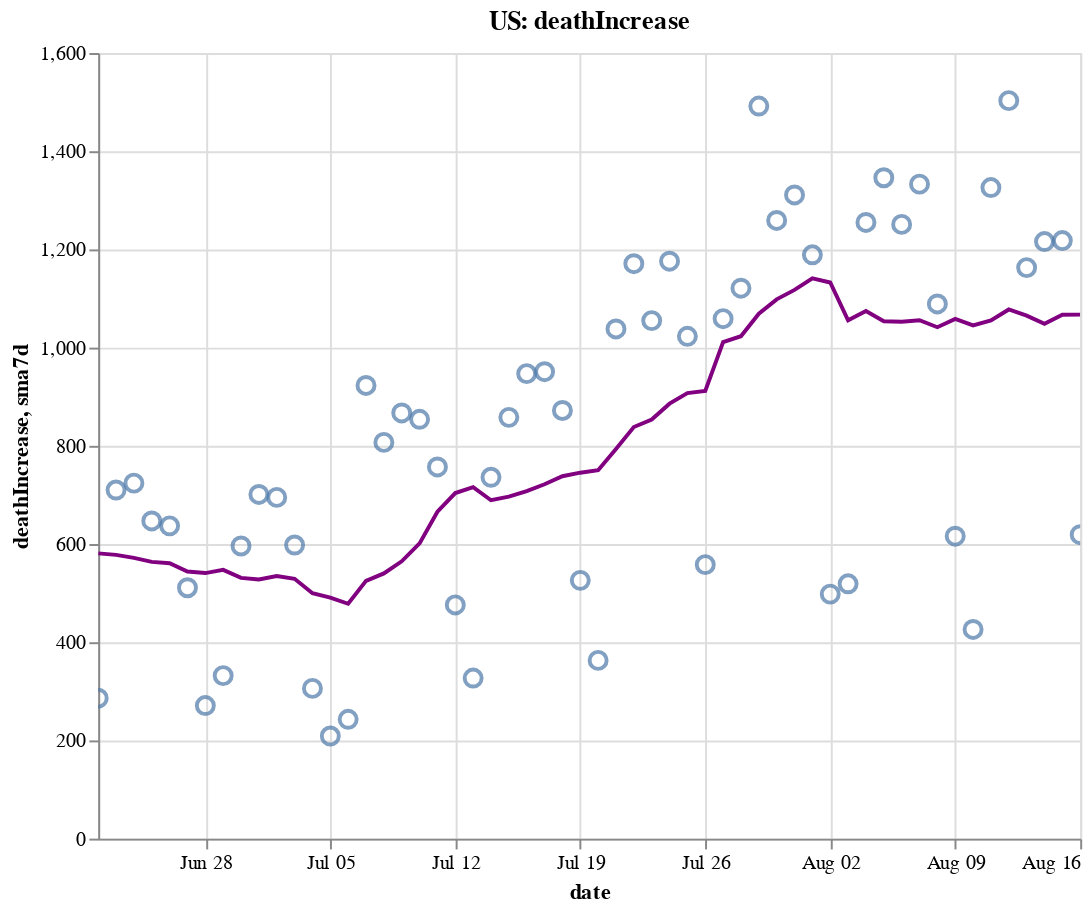

Notebook source saved alongside this figure:
### Code cell
create_plot(us, 'deathIncrease')

### Figure 1 — Vega-Lite specification as saved in the notebook (floating-point values rounded to 4 significant figures)
{"config": {"view": {"continuousWidth": 400, "continuousHeight": 300}}, "layer": [{"layer": [{"mark": {"type": "point", "size": 75}, "encoding": {"tooltip": [{"type": "temporal", "field": "date"}, {"type": "quantitative", "field": "deathIncrease"}, {"type": "quantitative", "field": "sma7d"}], "x": {"type": "temporal", "field": "date"}, "y": {"type": "quantitative", "field": "deathIncrease"}}, "selection": {"selector006": {"type": "interval", "bind": "scales", "encodings": ["x", "y"]}}}, {"mark": {"type": "line", "color": "purple"}, "encoding": {"x": {"type": "temporal", "field": "date"}, "y": {"type": "quantitative", "field": "sma7d"}}}]}, {"mark": {"type": "rule", "color": "#aaa"}, "encoding": {"x": {"type": "temporal", "field": "date"}}, "transform": [{"filter": {"selection": "selector005"}}]}, {"mark": "circle", "encoding": {"opacity": {"condition": {"value": 1, "selection": "selector005"}, "value": 0}, "tooltip": [{"type": "temporal", "field": "date"}, {"type": "quantitative", "field": "deathIncrease"}, {"type": "quantitative", "field": "sma7d"}], "x": {"type": "temporal", "field": "date"}, "y": {"type": "quantitative", "field": "deathIncrease"}}, "selection": {"selector005": {"type": "single", "encodings": ["x"], "on": "mouseover", "nearest": true, "empty": "none"}}}, {"mark": {"type": "text", "align": "left", "dx": 5, "dy": -5, "stroke": "white", "strokeWidth": 2}, "encoding": {"text": {"type": "quantitative", "field": "deathIncrease"}, "tooltip": [{"type": "temporal", "field": "date"}, {"type": "quantitative", "field": "deathIncrease"}, {"type": "quantitative", "field": "sma7d"}], "x": {"type": "temporal", "field": "date"}, "y": {"type": "quantitative", "field": "deathIncrease"}}, "transform": [{"filter": {"selection": "selector005"}}]}, {"mark": {"type": "text", "align": "left", "dx": 5, "dy": -5}, "encoding": {"text": {"type": "quantitative", "field": "deathIncrease"}, "tooltip": [{"type": "temporal", "field": "date"}, {"type": "quantitative", "field": "deathIncrease"}, {"type": "quantitative", "field": "sma7d"}], "x": {"type": "temporal", "field": "date"}, "y": {"type": "quantitative", "field": "deathIncrease"}}, "transform": [{"filter": {"selection": "selector005"}}]}], "data": {"name": "data-f1ed360db2a1f218781d7345769971b9"}, "height": 400, "title": "US: deathIncrease", "width": 500, "$schema": "https://vega.github.io/schema/vega-lite/v4.8.1.json", "datasets": {"data-f1ed360db2a1f218781d7345769971b9": [{"date": "2020-06-22T00:00:00", "totalTestResultsIncrease": 467900.0, "positiveIncrease": 27020.0, "death": 115700.0, "deathIncrease": 286.0, "positiveRate": 0.058, "state": "US", "sma7d": 581.0}, {"date": "2020-06-23T00:00:00", "totalTestResultsIncrease": 492900.0, "positiveIncrease": 33020.0, "death": 116400.0, "deathIncrease": 710.0, "positiveRate": 0.067, "state": "US", "sma7d": 578.0}, {"date": "2020-06-24T00:00:00", "totalTestResultsIncrease": 520400.0, "positiveIncrease": 38680.0, "death": 117200.0, "deathIncrease": 724.0, "positiveRate": 0.074, "state": "US", "sma7d": 571.9}, {"date": "2020-06-25T00:00:00", "totalTestResultsIncrease": 638200.0, "positiveIncrease": 39070.0, "death": 117800.0, "deathIncrease": 647.0, "positiveRate": 0.061, "state": "US", "sma7d": 563.6}, {"date": "2020-06-26T00:00:00", "totalTestResultsIncrease": 608500.0, "positiveIncrease": 44420.0, "death": 118400.0, "deathIncrease": 637.0, "positiveRate": 0.073, "state": "US", "sma7d": 561.0}, {"date": "2020-06-27T00:00:00", "totalTestResultsIncrease": 601600.0, "positiveIncrease": 43780.0, "death": 118900.0, "deathIncrease": 511.0, "positiveRate": 0.073, "state": "US", "sma7d": 544.1}, {"date": "2020-06-28T00:00:00", "totalTestResultsIncrease": 586300.0, "positiveIncrease": 41860.0, "death": 119200.0, "deathIncrease": 271.0, "positiveRate": 0.071, "state": "US", "sma7d": 540.9}, {"date": "2020-06-29T00:00:00", "totalTestResultsIncrease": 648600.0, "positiveIncrease": 39180.0, "death": 119600.0, "deathIncrease": 332.0, "positiveRate": 0.06, "state": "US", "sma7d": 547.4}, {"date": "2020-06-30T00:00:00", "totalTestResultsIncrease": 625200.0, "positiveIncrease": 47460.0, "death": 120100.0, "deathIncrease": 596.0, "positiveRate": 0.076, "state": "US", "sma7d": 531.1}, {"date": "2020-07-01T00:00:00", "totalTestResultsIncrease": 635400.0, "positiveIncrease": 50670.0, "death": 120800.0, "deathIncrease": 701.0, "positiveRate": 0.08, "state": "US", "sma7d": 527.9}, {"date": "2020-07-02T00:00:00", "totalTestResultsIncrease": 663600.0, "positiveIncrease": 53830.0, "death": 121500.0, "deathIncrease": 695.0, "positiveRate": 0.081, "state": "US", "sma7d": 534.7}, {"date": "2020-07-03T00:00:00", "totalTestResultsIncrease": 712600.0, "positiveIncrease": 54220.0, "death": 122100.0, "deathIncrease": 598.0, "positiveRate": 0.076, "state": "US", "sma7d": 529.1}, {"date": "2020-07-04T00:00:00", "totalTestResultsIncrease": 644600.0, "positiveIncrease": 54730.0, "death": 122400.0, "deathIncrease": 306.0, "positiveRate": 0.085, "state": "US", "sma7d": 499.9}, {"date": "2020-07-05T00:00:00", "totalTestResultsIncrease": 683200.0, "positiveIncrease": 45790.0, "death": 122700.0, "deathIncrease": 209.0, "positiveRate": 0.067, "state": "US", "sma7d": 491.0}, {"date": "2020-07-06T00:00:00", "totalTestResultsIncrease": 503000.0, "positiveIncrease": 41600.0, "death": 122900.0, "deathIncrease": 243.0, "positiveRate": 0.083, "state": "US", "sma7d": 478.3}, {"date": "2020-07-07T00:00:00", "totalTestResultsIncrease": 636400.0, "positiveIncrease": 51770.0, "death": 123800.0, "deathIncrease": 923.0, "positiveRate": 0.081, "state": "US", "sma7d": 525.0}, {"date": "2020-07-08T00:00:00", "totalTestResultsIncrease": 630900.0, "positiveIncrease": 62150.0, "death": 124600.0, "deathIncrease": 807.0, "positiveRate": 0.099, "state": "US", "sma7d": 540.1}, {"date": "2020-07-09T00:00:00", "totalTestResultsIncrease": 704600.0, "positiveIncrease": 58840.0, "death": 125500.0, "deathIncrease": 867.0, "positiveRate": 0.084, "state": "US", "sma7d": 564.7}, {"date": "2020-07-10T00:00:00", "totalTestResultsIncrease": 813700.0, "positiveIncrease": 66640.0, "death": 126300.0, "deathIncrease": 854.0, "positiveRate": 0.082, "state": "US", "sma7d": 601.3}, {"date": "2020-07-11T00:00:00", "totalTestResultsIncrease": 701100.0, "positiveIncrease": 63010.0, "death": 127100.0, "deathIncrease": 757.0, "positiveRate": 0.09, "state": "US", "sma7d": 665.7}, {"date": "2020-07-12T00:00:00", "totalTestResultsIncrease": 761100.0, "positiveIncrease": 60980.0, "death": 127600.0, "deathIncrease": 476.0, "positiveRate": 0.08, "state": "US", "sma7d": 703.9}, {"date": "2020-07-13T00:00:00", "totalTestResultsIncrease": 695600.0, "positiveIncrease": 58460.0, "death": 127900.0, "deathIncrease": 327.0, "positiveRate": 0.084, "state": "US", "sma7d": 715.9}, {"date": "2020-07-14T00:00:00", "totalTestResultsIncrease": 772500.0, "positiveIncrease": 62880.0, "death": 128600.0, "deathIncrease": 736.0, "positiveRate": 0.081, "state": "US", "sma7d": 689.1}, {"date": "2020-07-15T00:00:00", "totalTestResultsIncrease": 764300.0, "positiveIncrease": 65380.0, "death": 129500.0, "deathIncrease": 858.0, "positiveRate": 0.086, "state": "US", "sma7d": 696.4}, {"date": "2020-07-16T00:00:00", "totalTestResultsIncrease": 830000.0, "positiveIncrease": 70950.0, "death": 130400.0, "deathIncrease": 947.0, "positiveRate": 0.085, "state": "US", "sma7d": 707.9}, {"date": "2020-07-17T00:00:00", "totalTestResultsIncrease": 840200.0, "positiveIncrease": 77230.0, "death": 131400.0, "deathIncrease": 951.0, "positiveRate": 0.092, "state": "US", "sma7d": 721.7}, {"date": "2020-07-18T00:00:00", "totalTestResultsIncrease": 764100.0, "positiveIncrease": 65180.0, "death": 132300.0, "deathIncrease": 872.0, "positiveRate": 0.085, "state": "US", "sma7d": 738.1}, {"date": "2020-07-19T00:00:00", "totalTestResultsIncrease": 802400.0, "positiveIncrease": 64880.0, "death": 132800.0, "deathIncrease": 526.0, "positiveRate": 0.081, "state": "US", "sma7d": 745.3}, {"date": "2020-07-20T00:00:00", "totalTestResultsIncrease": 714000.0, "positiveIncrease": 56970.0, "death": 133200.0, "deathIncrease": 363.0, "positiveRate": 0.08, "state": "US", "sma7d": 750.4}, {"date": "2020-07-21T00:00:00", "totalTestResultsIncrease": 753500.0, "positiveIncrease": 63640.0, "death": 134200.0, "deathIncrease": 1038.0, "positiveRate": 0.084, "state": "US", "sma7d": 793.6}, {"date": "2020-07-22T00:00:00", "totalTestResultsIncrease": 798300.0, "positiveIncrease": 69150.0, "death": 135400.0, "deathIncrease": 1171.0, "positiveRate": 0.087, "state": "US", "sma7d": 838.3}, {"date": "2020-07-23T00:00:00", "totalTestResultsIncrease": 844000.0, "positiveIncrease": 71350.0, "death": 136400.0, "deathIncrease": 1055.0, "positiveRate": 0.085, "state": "US", "sma7d": 853.7}, {"date": "2020-07-24T00:00:00", "totalTestResultsIncrease": 930600.0, "positiveIncrease": 75200.0, "death": 137600.0, "deathIncrease": 1176.0, "positiveRate": 0.081, "state": "US", "sma7d": 885.9}, {"date": "2020-07-25T00:00:00", "totalTestResultsIncrease": 788800.0, "positiveIncrease": 65080.0, "death": 138600.0, "deathIncrease": 1023.0, "positiveRate": 0.082, "state": "US", "sma7d": 907.4}, {"date": "2020-07-26T00:00:00", "totalTestResultsIncrease": 861400.0, "positiveIncrease": 61710.0, "death": 139200.0, "deathIncrease": 558.0, "positiveRate": 0.072, "state": "US", "sma7d": 912.0}, {"date": "2020-07-27T00:00:00", "totalTestResultsIncrease": 764700.0, "positiveIncrease": 55130.0, "death": 140200.0, "deathIncrease": 1059.0, "positiveRate": 0.072, "state": "US", "sma7d": 1011.0}, {"date": "2020-07-28T00:00:00", "totalTestResultsIncrease": 736200.0, "positiveIncrease": 56230.0, "death": 141400.0, "deathIncrease": 1121.0, "positiveRate": 0.076, "state": "US", "sma7d": 1023.0}, {"date": "2020-07-29T00:00:00", "totalTestResultsIncrease": 858900.0, "positiveIncrease": 66970.0, "death": 142900.0, "deathIncrease": 1492.0, "positiveRate": 0.078, "state": "US", "sma7d": 1069.0}, {"date": "2020-07-30T00:00:00", "totalTestResultsIncrease": 810300.0, "positiveIncrease": 69470.0, "death": 144100.0, "deathIncrease": 1259.0, "positiveRate": 0.086, "state": "US", "sma7d": 1098.0}, {"date": "2020-07-31T00:00:00", "totalTestResultsIncrease": 729900.0, "positiveIncrease": 67760.0, "death": 145400.0, "deathIncrease": 1311.0, "positiveRate": 0.093, "state": "US", "sma7d": 1118.0}, {"date": "2020-08-01T00:00:00", "totalTestResultsIncrease": 731500.0, "positiveIncrease": 60690.0, "death": 146600.0, "deathIncrease": 1189.0, "positiveRate": 0.083, "state": "US", "sma7d": 1141.0}, {"date": "2020-08-02T00:00:00", "totalTestResultsIncrease": 718600.0, "positiveIncrease": 48270.0, "death": 147100.0, "deathIncrease": 498.0, "positiveRate": 0.067, "state": "US", "sma7d": 1133.0}, {"date": "2020-08-03T00:00:00", "totalTestResultsIncrease": 735700.0, "positiveIncrease": 49560.0, "death": 147600.0, "deathIncrease": 519.0, "positiveRate": 0.067, "state": "US", "sma7d": 1056.0}, {"date": "2020-08-04T00:00:00", "totalTestResultsIncrease": 698200.0, "positiveIncrease": 51570.0, "death": 148900.0, "deathIncrease": 1255.0, "positiveRate": 0.074, "state": "US", "sma7d": 1075.0}, {"date": "2020-08-05T00:00:00", "totalTestResultsIncrease": 683200.0, "positiveIncrease": 52260.0, "death": 150200.0, "deathIncrease": 1346.0, "positiveRate": 0.076, "state": "US", "sma7d": 1054.0}, {"date": "2020-08-06T00:00:00", "totalTestResultsIncrease": 749400.0, "positiveIncrease": 54180.0, "death": 151500.0, "deathIncrease": 1251.0, "positiveRate": 0.072, "state": "US", "sma7d": 1053.0}, {"date": "2020-08-07T00:00:00", "totalTestResultsIncrease": 768700.0, "positiveIncrease": 61520.0, "death": 152800.0, "deathIncrease": 1333.0, "positiveRate": 0.08, "state": "US", "sma7d": 1056.0}, {"date": "2020-08-08T00:00:00", "totalTestResultsIncrease": 674000.0, "positiveIncrease": 54090.0, "death": 153900.0, "deathIncrease": 1089.0, "positiveRate": 0.08, "state": "US", "sma7d": 1042.0}, {"date": "2020-08-09T00:00:00", "totalTestResultsIncrease": 717400.0, "positiveIncrease": 51320.0, "death": 154500.0, "deathIncrease": 616.0, "positiveRate": 0.072, "state": "US", "sma7d": 1058.0}, {"date": "2020-08-10T00:00:00", "totalTestResultsIncrease": 721000.0, "positiveIncrease": 41810.0, "death": 154900.0, "deathIncrease": 426.0, "positiveRate": 0.058, "state": "US", "sma7d": 1045.0}, {"date": "2020-08-11T00:00:00", "totalTestResultsIncrease": 742300.0, "positiveIncrease": 55590.0, "death": 156300.0, "deathIncrease": 1326.0, "positiveRate": 0.075, "state": "US", "sma7d": 1055.0}, {"date": "2020-08-12T00:00:00", "totalTestResultsIncrease": 482100.0, "positiveIncrease": 56040.0, "death": 157800.0, "deathIncrease": 1503.0, "positiveRate": 0.116, "state": "US", "sma7d": 1078.0}, {"date": "2020-08-13T00:00:00", "totalTestResultsIncrease": 883900.0, "positiveIncrease": 51700.0, "death": 158900.0, "deathIncrease": 1163.0, "positiveRate": 0.058, "state": "US", "sma7d": 1065.0}, {"date": "2020-08-14T00:00:00", "totalTestResultsIncrease": 845300.0, "positiveIncrease": 55650.0, "death": 160200.0, "deathIncrease": 1216.0, "positiveRate": 0.066, "state": "US", "sma7d": 1048.0}, {"date": "2020-08-15T00:00:00", "totalTestResultsIncrease": 744100.0, "positiveIncrease": 56500.0, "death": 161400.0, "deathIncrease": 1218.0, "positiveRate": 0.076, "state": "US", "sma7d": 1067.0}, {"date": "2020-08-16T00:00:00", "totalTestResultsIncrease": 777700.0, "positiveIncrease": 42900.0, "death": 162000.0, "deathIncrease": 619.0, "positiveRate": 0.055, "state": "US", "sma7d": 1067.0}]}}
